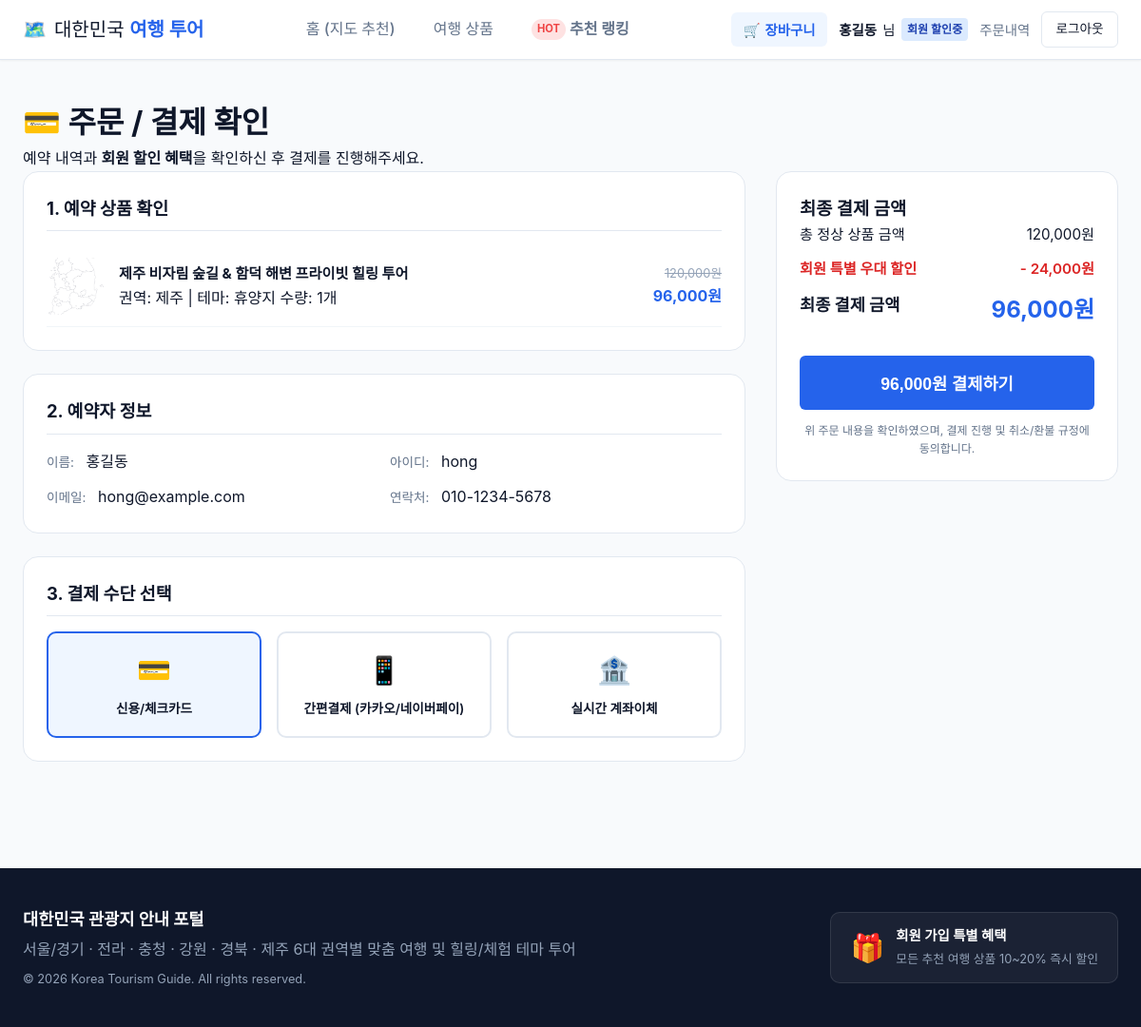
Page /order/checkout?product_id=1 (signed in) on the committed database.
### models/user.py (models this page shows, shortened)
class User(UserMixin, db.Model):
    __tablename__ = 'users'
    id = db.Column(db.Integer, primary_key=True)
    username = db.Column(db.String(50), unique=True, nullable=False, index=True) # ID
    password_hash = db.Column(db.String(255), nullable=False)
    name = db.Column(db.String(80), nullable=False)                                # 이름
    email = db.Column(db.String(120), unique=True, nullable=False, index=True)   # email
    phone = db.Column(db.String(30), unique=True, nullable=False)                 # 전화번호
    role = db.Column(db.String(20), default='MEMBER')                             # MEMBER, ADMIN
    created_at = db.Column(db.DateTime, default=lambda: datetime.now(timezone.utc))
    reviews = db.relationship('Review', backref='author', lazy='dynamic', cascade='all, delete-orphan')
    orders = db.relationship('Order', backref='user', lazy='dynamic', cascade='all, delete-orphan')
    cart = db.relationship('Cart', backref='user', uselist=False, cascade='all, delete-orphan')
    likes = db.relationship('ProductLike', backref='user', lazy='dynamic', cascade='all, delete-orphan')

### models/tour.py (models this page shows, shortened)
class TourProduct(db.Model):
    __tablename__ = 'tour_products'
    id = db.Column(db.Integer, primary_key=True)
    name = db.Column(db.String(150), nullable=False, index=True)
    description = db.Column(db.Text, nullable=False)
    region = db.Column(db.String(50), nullable=False, index=True) # 6개 지역
    theme_id = db.Column(db.Integer, db.ForeignKey('themes.id'), nullable=False)
    original_price = db.Column(db.Integer, nullable=False)
    member_discount_rate = db.Column(db.Float, default=0.15) # 회원 15% 기본 할인
    recommendation_count = db.Column(db.Integer, default=0, index=True) # 누적 추천수
    image_url = db.Column(db.String(255), default='/static/img/default-tour.jpg')
    image_urls = db.Column(db.Text, nullable=True) # JSON 문자열 형태의 3~4개 이상 이미지 URL 목록
    created_at = db.Column(db.DateTime, default=lambda: datetime.now(timezone.utc))
    reviews = db.relationship('Review', backref='product', lazy='dynamic', cascade='all, delete-orphan')
    likes = db.relationship('ProductLike', backref='product', lazy='dynamic', cascade='all, delete-orphan')
    order_items = db.relationship('OrderItem', backref='product', lazy='dynamic')
    cart_items = db.relationship('CartItem', backref='product', lazy='dynamic')
    def get_discounted_price(self, is_member=False):
        if is_member:
            return int(self.original_price * (1 - self.member_discount_rate))
        return self.original_price

class Theme(db.Model):
    __tablename__ = 'themes'
    id = db.Column(db.Integer, primary_key=True)
    code = db.Column(db.String(50), unique=True, nullable=False) # e.g. RESORT, EXPERIENCE
    name = db.Column(db.String(50), unique=True, nullable=False) # '휴양지', '체험'
    description = db.Column(db.String(200), nullable=True)
    is_active = db.Column(db.Boolean, default=True)
    products = db.relationship('TourProduct', backref='theme', lazy='dynamic')

### views/order_views.py (the view, shortened to what this page needs)
@order_bp.route('/checkout')
def checkout():
    is_member = current_user.is_authenticated
    direct_product_id = request.args.get('product_id', type=int)
    quantity = request.args.get('quantity', 1, type=int)
    items_to_checkout = []
    total_original = 0
    total_final = 0
    if direct_product_id:
        product = TourProduct.query.get_or_404(direct_product_id)
        subtotal_orig = product.original_price * quantity
        subtotal_fin = product.get_discounted_price(is_member=is_member) * quantity
        items_to_checkout.append({
            'product': product,
            'quantity': quantity,
            'original_price': product.original_price,
            'final_price': product.get_discounted_price(is_member=is_member),
            'subtotal_original': subtotal_orig,
            'subtotal_final': subtotal_fin
        })
        total_original = subtotal_orig
        total_final = subtotal_fin
    acc_ids_str = request.args.get('acc_ids', '').strip()
    selected_accommodations = []
    acc_original_total = 0
    acc_final_total = 0
    total_original += acc_original_total
    total_final += acc_final_total
    total_discount = total_original - total_final
    return render_template(
        'order/checkout.html',
        items=items_to_checkout,
        selected_accommodations=selected_accommodations,
        acc_ids=acc_ids_str,
        total_original=total_original,
        total_discount=total_discount,
        total_final=total_final,
        direct_product_id=direct_product_id,
        quantity=quantity,
        is_member=is_member
    )

### app.py (called while the page is built)
def create_app(config_class=Config):
    app = Flask(__name__, static_folder='static', template_folder='templates')
    app.config.from_object(config_class)
    db.init_app(app)
    login_manager.init_app(app)
    csrf.init_app(app)
    register_blueprints(app)
    @app.context_processor
    def inject_cart_count():
        from flask_login import current_user
        if current_user.is_authenticated and current_user.cart:
            return {'cart_count': current_user.cart.get_total_count()}
        return {'cart_count': 0}
    @app.errorhandler(404)
    def not_found_error(error):
        return render_template('base.html'), 404
    @app.errorhandler(500)
    def internal_error(error):
        db.session.rollback()
        return render_template('base.html'), 500
    with app.app_context():
        db.create_all()
    return app

### models/cart.py (called while the page is built)
    def get_total_count(self):
        return sum(item.quantity for item in self.items)

### models/user.py (called while the page is built)
@login_manager.user_loader
def load_user(user_id):
    return db.session.get(User, int(user_id))

### templates/order/checkout.html (shortened to what this page needs)
{% extends "base.html" %}
{% block content %}
<div class="container page-content">
  <div class="page-header">
    <h1>💳 주문 / <strong>결제 확인</strong></h1>
    <p>예약 내역과 <strong>회원 할인 혜택</strong>을 확인하신 후 결제를 진행해주세요.</p>
  </div>
  <div class="checkout-layout">
    <div class="checkout-main">
      <div class="card-section">
        <h3>1. 예약 상품 확인</h3>
        <div class="checkout-items">
          {% for item in items %}
            <div class="checkout-item-row">
              <img src="{{ item.product.image_url }}" alt="{{ item.product.name }}" class="checkout-thumb" onerror="this.src='/static/img/default-tour.jpg'">
              <div class="checkout-info">
                <h4>{{ item.product.name }}</h4>
                <span class="text-muted">권역: {{ item.product.region }} | 테마: {{ item.product.theme.name }}</span>
                <span class="text-muted">수량: {{ item.quantity }}개</span>
              </div>
              <div class="checkout-prices">
                <span class="orig-strike">{{ "{:,}".format(item.subtotal_original) }}원</span>
                <span class="discount-final">{{ "{:,}".format(item.subtotal_final) }}원</span>
              </div>
            </div>
          {% endfor %}
        </div>
      </div>
      <div class="card-section">
        <h3>2. 예약자 정보</h3>
        {% if is_member %}
          <div class="user-info-grid">
            <div class="info-row">
              <span class="label">이름:</span>
              <span class="val">{{ current_user.name }}</span>
            </div>
            <div class="info-row">
              <span class="label">아이디:</span>
              <span class="val">{{ current_user.username }}</span>
            </div>
            <div class="info-row">
              <span class="label">이메일:</span>
              <span class="val">{{ current_user.email }}</span>
            </div>
            <div class="info-row">
              <span class="label">연락처:</span>
              <span class="val">{{ current_user.phone }}</span>
            </div>
          </div>
        {% endif %}
      </div>
      <div class="card-section">
        <h3>3. 결제 수단 선택</h3>
        <form id="paymentForm" action="{{ url_for('order.process_payment') }}" method="POST">
          <div class="payment-methods-grid">
            <label class="pay-method-card">
              <div class="method-box">
                <span class="method-icon">💳</span>
                <span class="method-name">신용/체크카드</span>
              </div>
            </label>
            <label class="pay-method-card">
              <div class="method-box">
                <span class="method-icon">📱</span>
                <span class="method-name">간편결제 (카카오/네이버페이)</span>
              </div>
            </label>
            <label class="pay-method-card">
              <div class="method-box">
                <span class="method-icon">🏦</span>
                <span class="method-name">실시간 계좌이체</span>
              </div>
            </label>
          </div>
        </form>
      </div>
    </div>
    <div class="checkout-sidebar">
      <div class="receipt-card">
        <h3>최종 결제 금액</h3>
        <div class="receipt-row">
          <span>총 정상 상품 금액</span>
          <span>{{ "{:,}".format(total_original) }}원</span>
        </div>
        {% if is_member %}
          <div class="receipt-row discount">
            <span>회원 특별 우대 할인</span>
            <span>- {{ "{:,}".format(total_discount) }}원</span>
          </div>
        {% endif %}
        <div class="receipt-row total">
          <span>최종 결제 금액</span>
          <span class="amount">{{ "{:,}".format(total_final) }}원</span>
        </div>
        <button type="submit" form="paymentForm" class="btn-pay-action">
          {{ "{:,}".format(total_final) }}원 결제하기
        </button>
        <p class="terms-notice">
          위 주문 내용을 확인하였으며, 결제 진행 및 취소/환불 규정에 동의합니다.
        </p>
      </div>
    </div>
  </div>
</div>
{% endblock %}

### templates/base.html (shortened to what this page needs)
<!DOCTYPE html>
<html lang="ko">
<head>
  <link rel="stylesheet" as="style" crossorigin href="https://cdn.jsdelivr.net/gh/orioncactus/pretendard@v1.3.9/dist/web/static/pretendard.css">
  <link rel="stylesheet" href="{{ url_for('static', filename='css/style.css') }}">
</head>
<body>
  <header class="navbar">
    <div class="nav-container">
      <a href="{{ url_for('main.index') }}" class="brand-logo">
        <span class="logo-icon">🗺️</span>
        <span class="logo-text">대한민국 <strong>여행 투어</strong></span>
      </a>
      <nav class="nav-links">
        <a href="{{ url_for('main.index') }}" class="nav-link {% if request.endpoint == 'main.index' %}active{% endif %}">홈 (지도 추천)</a>
        <a href="{{ url_for('product.list_products') }}" class="nav-link {% if request.endpoint == 'product.list_products' %}active{% endif %}">여행 상품</a>
        <a href="{{ url_for('product.popular') }}" class="nav-link nav-highlight {% if request.endpoint == 'product.popular' %}active{% endif %}">
          <span class="badge-hot">HOT</span> 추천 랭킹
        </a>
      </nav>
      <div class="nav-auth">
        {% if current_user.is_authenticated %}
          <a href="{{ url_for('cart.view_cart') }}" class="cart-btn" title="내 장바구니">
            <span class="cart-icon">🛒</span>
            <span class="cart-label">장바구니</span>
          </a>
          <span class="user-greeting">
            <strong>{{ current_user.name }}</strong>님
            <span class="member-tag">회원 할인중</span>
          </span>
          <a href="{{ url_for('order.history') }}" class="btn-text">주문내역</a>
          <a href="{{ url_for('auth.logout') }}" class="btn-outline">로그아웃</a>
        {% else %}
          <a href="{{ url_for('auth.login') }}" class="btn-text">로그인</a>
          <a href="{{ url_for('auth.signup') }}" class="btn-primary">회원가입</a>
        {% endif %}
      </div>
    </div>
  </header>
  <main class="main-wrapper">
    {% block content %}{% endblock %}
  </main>
  <footer class="footer">
    <div class="footer-container">
      <div class="footer-info">
        <h3>대한민국 관광지 안내 포털</h3>
        <p>서울/경기 · 전라 · 충청 · 강원 · 경북 · 제주 6대 권역별 맞춤 여행 및 힐링/체험 테마 투어</p>
        <p class="copyright">© 2026 Korea Tourism Guide. All rights reserved.</p>
      </div>
      <div class="footer-benefit">
        <div class="benefit-box">
          <span class="benefit-icon">🎁</span>
          <div class="benefit-text">
            <strong>회원 가입 특별 혜택</strong>
            <span>모든 추천 여행 상품 10~20% 즉시 할인</span>
          </div>
        </div>
      </div>
    </div>
  </footer>
</body>
</html>

### rows in the picture
User: name "홍길동", username "hong", email "hong@example.com", phone "010-1234-5678"
TourProduct: product.name "제주 비자림 숲길 & 함덕 해변 프라이빗 힐링 투어", product.region "제주", product.theme.name "휴양지", quantity "1", subtotal_original "120,000", subtotal_final "96,000"

### other values in the picture
{{ "{:,}".format(total_original) }} "120,000"
{{ "{:,}".format(total_discount) }} "24,000"
{{ "{:,}".format(total_final) }} "96,000"
